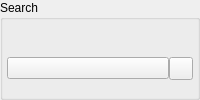
         <widget class="QGroupBox" name="wSearch">
          <property name="title">
           <string>Search</string>
          </property>
          <layout class="QVBoxLayout" name="wSearchLayout">
           <property name="spacing">
            <number>0</number>
           </property>
           <property name="leftMargin">
            <number>4</number>
           </property>
           <property name="topMargin">
            <number>24</number>
           </property>
           <property name="rightMargin">
            <number>4</number>
           </property>
           <property name="bottomMargin">
            <number>4</number>
           </property>
           <item>
            <widget class="QFrame" name="fSearchString">
             <property name="focusPolicy">
              <enum>Qt::StrongFocus</enum>
             </property>
             <property name="frameShape">
              <enum>QFrame::NoFrame</enum>
             </property>
             <property name="frameShadow">
              <enum>QFrame::Plain</enum>
             </property>
             <layout class="QHBoxLayout" name="horizontalLayout_14">
              <property name="spacing">
               <number>0</number>
              </property>
              <property name="leftMargin">
               <number>0</number>
              </property>
              <property name="topMargin">
               <number>0</number>
              </property>
              <property name="rightMargin">
               <number>0</number>
              </property>
              <property name="bottomMargin">
               <number>0</number>
              </property>
              <item>
               <widget class="QPushButton" name="bSearchString">
                <property name="sizePolicy">
                 <sizepolicy hsizetype="Expanding" vsizetype="Fixed">
                  <horstretch>0</horstretch>
                  <verstretch>0</verstretch>
                 </sizepolicy>
                </property>
                <property name="cursor">
                 <cursorShape>PointingHandCursor</cursorShape>
                </property>
                <property name="text">
                 <string notr="true"/>
                </property>
                <property name="icon">
                 <iconset resource="../Resources.qrc">
                  <normaloff>:/images/transfer_manager/sidebar/search_result_default.png</normaloff>:/images/transfer_manager/sidebar/search_result_default.png</iconset>
                </property>
                <property name="checkable">
                 <bool>true</bool>
                </property>
                <property name="autoDefault">
                 <bool>false</bool>
                </property>
                <property name="default_icon" stdset="0">
                 <string notr="true">qrc:/images/transfer_manager/sidebar/search_result_default.png</string>
                </property>
               </widget>
              </item>
              <item>
               <widget class="QToolButton" name="tClearSearchResult">
                <property name="cursor">
                 <cursorShape>PointingHandCursor</cursorShape>
                </property>
                <property name="text">
                 <string/>
                </property>
                <property name="icon">
                 <iconset resource="../Resources.qrc">
                  <normaloff>:/images/transfer_manager/sidebar/delete_search_result_default.png</normaloff>:/images/transfer_manager/sidebar/delete_search_result_default.png</iconset>
                </property>
                <property name="default_icon" stdset="0">
                 <string notr="true">qrc:/images/transfer_manager/sidebar/delete_search_result_default.png</string>
                </property>
               </widget>
              </item>
             </layout>
            </widget>
           </item>
          </layout>
         </widget>
